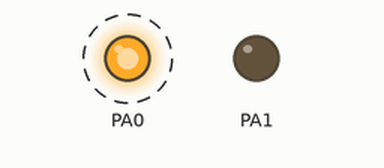
This program was run on a simulated ATtiny84, built with avr-gcc and emulated at 1 MHz. On the bench: output pins drawn as LEDs (lit = HIGH). Dashed ring = blinking.

Above: at 0.2 s.
Timing chart, 0 to 3.0 s (numbered marks = the images above):
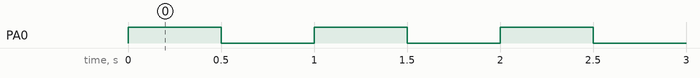

Measured:
- by itself, PA0: alternates HIGH for 0.50 s and LOW for 0.50 s

The program:

main.c
```c
// (licence header left out)
/**
  Section: Defines
*/

// define CPU clock frequency
#define F_CPU 1000000UL

/**
  Section: Included Files
*/
#include <avr/io.h>
#include <util/delay.h>


/*!
 *
 * @brief Main program entry point
 *
 */
int main(void)
{
	// set PA0 output pin
	DDRA = 0b00000011;

	while (1)
    {
		// toggle LED
	 	PORTA = 0b0000001;
		_delay_ms(500);
		PORTA = 0b00000000;
		_delay_ms(500);
    }
}  /* main() */


/**
 End of File
*/
```
